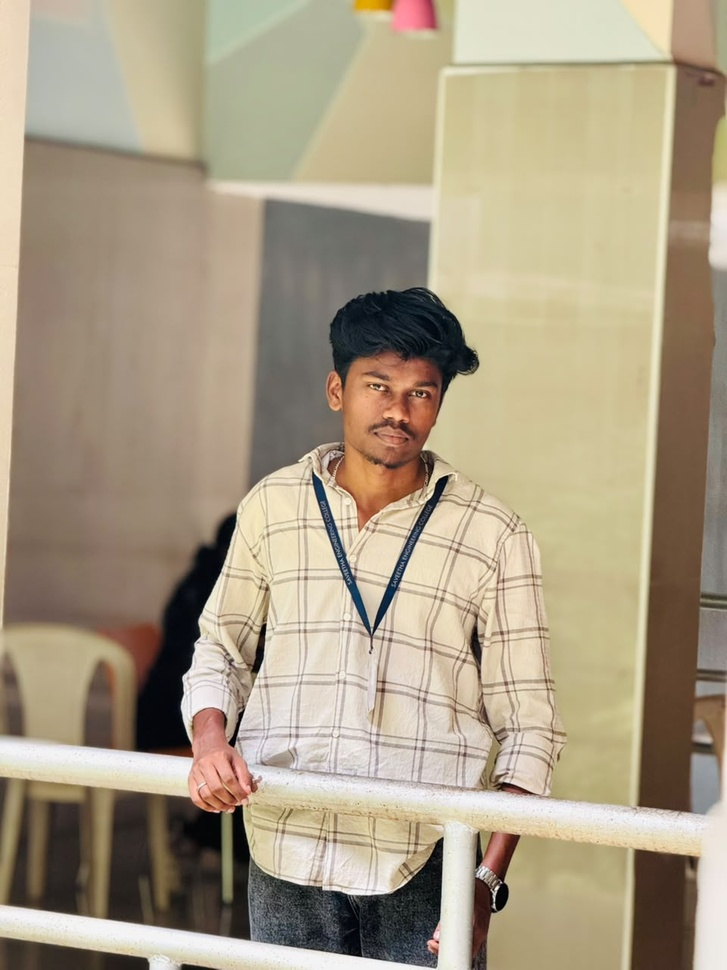
#> input picture KIS.jpeg, 727 x 970 px, shrunk from 960 x 1280 before the run
$ jupyter execute --allow-errors 'EX7 (4).ipynb'
#> lines starting #> are read from the running program, lines starting #| are printed output that depends on the picture
### NAME : KISHORE N ###
### REG NO : 212223230106 ###
### EXPERIMENT 7 Record-HOUGH TRANSFORM ###

[cell 1]
import cv2
import numpy as np
import matplotlib.pyplot as plt

[cell 2]
# Step 2: Load the image using imread() from cv2 module
image = cv2.imread('KIS.jpeg')  # Replace 'image.jpg' with your image path
#> image is the input picture: shape (970, 727, 3); mean B, G, R 132.7, 156.1, 169.3

[cell 3]
# Step 3: Convert the image to grayscale
gray_image = cv2.cvtColor(image, cv2.COLOR_BGR2GRAY)
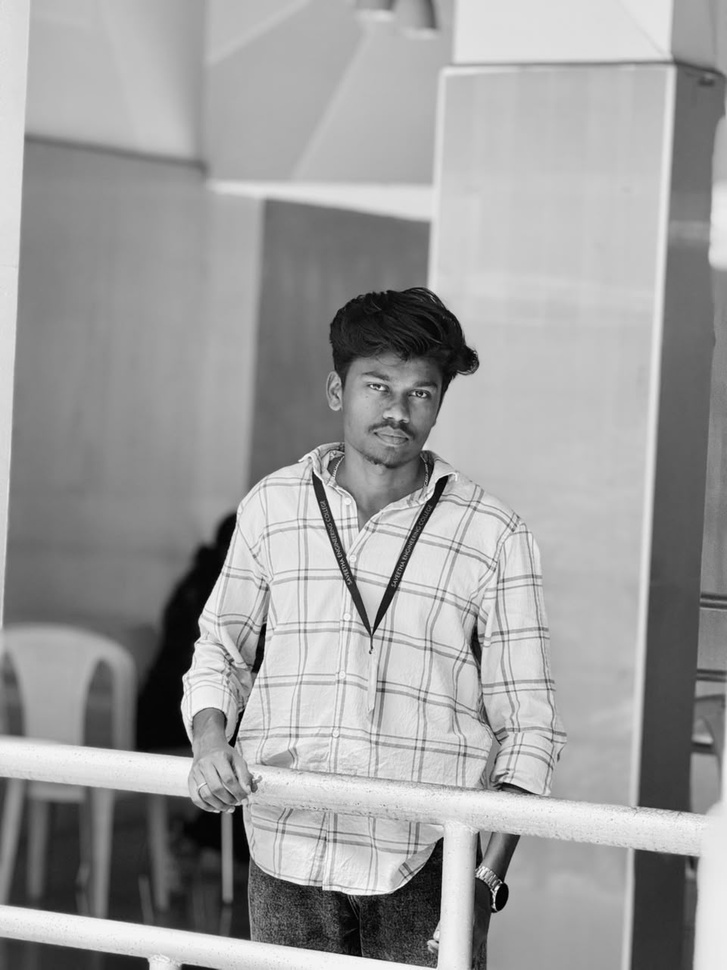
#> gray_image: shape (970, 727); min 0, max 253, mean 157.4

[cell 4]
# Input image and grayscale image
plt.imshow(cv2.cvtColor(image, cv2.COLOR_BGR2RGB))  # Convert image to RGB for displaying
plt.title("Input Image")
plt.axis('off')

[cell 5]
plt.imshow(gray_image, cmap='gray')
plt.title("Grayscale Image")
plt.axis('off')

[cell 6]
# Step 4: Using Canny operator from cv2, detect the edges of the image
edges = cv2.Canny(gray_image, 50, 150)  # Canny edge detection with threshold values 50 and 150
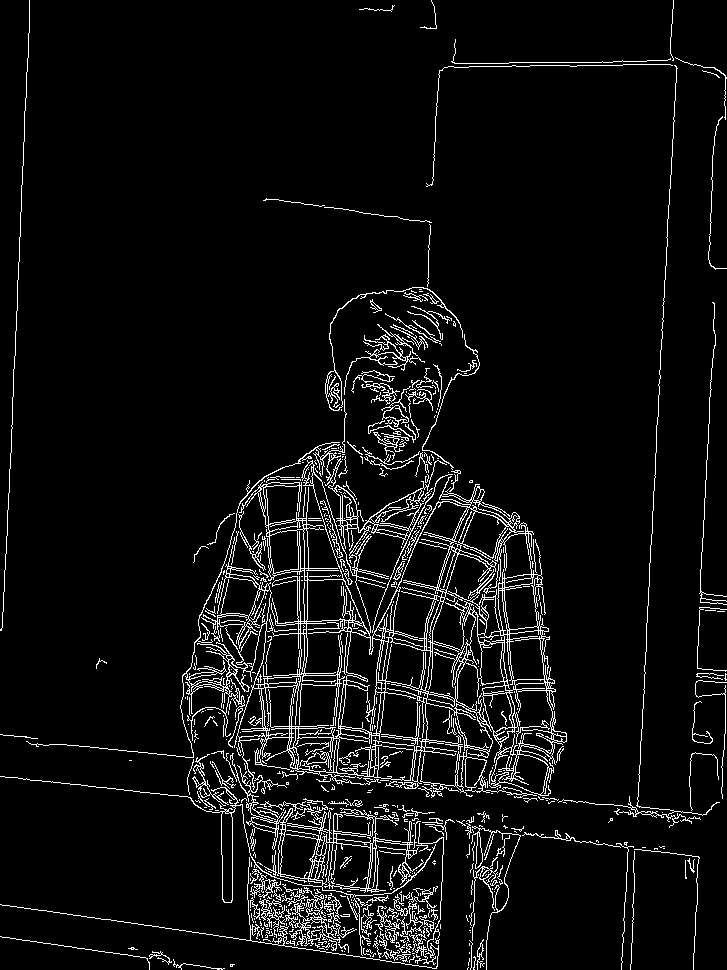
#> edges: shape (970, 727); 5.8% white in thin lines or dots

[cell 7]
# Canny Edge Detector output
plt.imshow(edges, cmap='gray')
plt.title("Canny Edge Detector")
plt.axis('off')

[cell 8]
# Step 5: Using the HoughLinesP(), detect line coordinates for every point in the image
# The parameters of HoughLinesP are: image, resolution, threshold, minLineLength, maxLineGap
lines = cv2.HoughLinesP(edges, 1, np.pi / 180, 100, minLineLength=50, maxLineGap=10)
#> lines = 287 rows, first 6: [648, 602, 670, 175], [59, 744, 200, 758], [700, 592, 712, 358], [376, 779, 386, 671], [338, 696, 340, 618], [306, 949, 320, 854]
